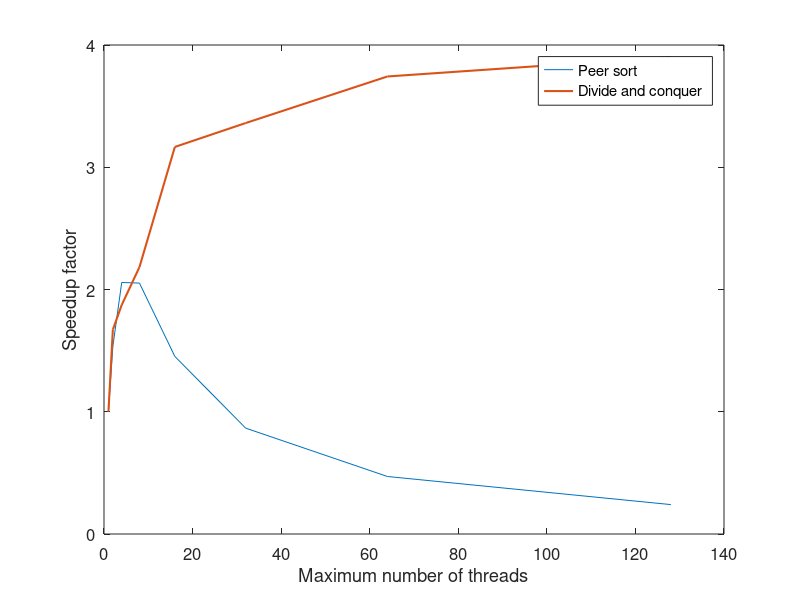

Reproduce this figure in MATLAB.
threads = [1 2 4 8 16 32 64 128];

pear_time = [18770 12231 9123 9144 12924 21678 39899 78007] ./ 1000;
dac_time = [19.162 11.459 10.227 8.779 6.052 5.700 5.120 4.911];

pear_speedup = pear_time(1) ./ pear_time;
dac_speedup = dac_time(1) ./ dac_time;

plot(threads, pear_speedup, threads, dac_speedup, 'LineWidth', 1.5)
xlabel('Maximum number of threads')
ylabel('Speedup factor')
legend('Peer sort','Divide and conquer')
set(gca, 'FontSize', 12)